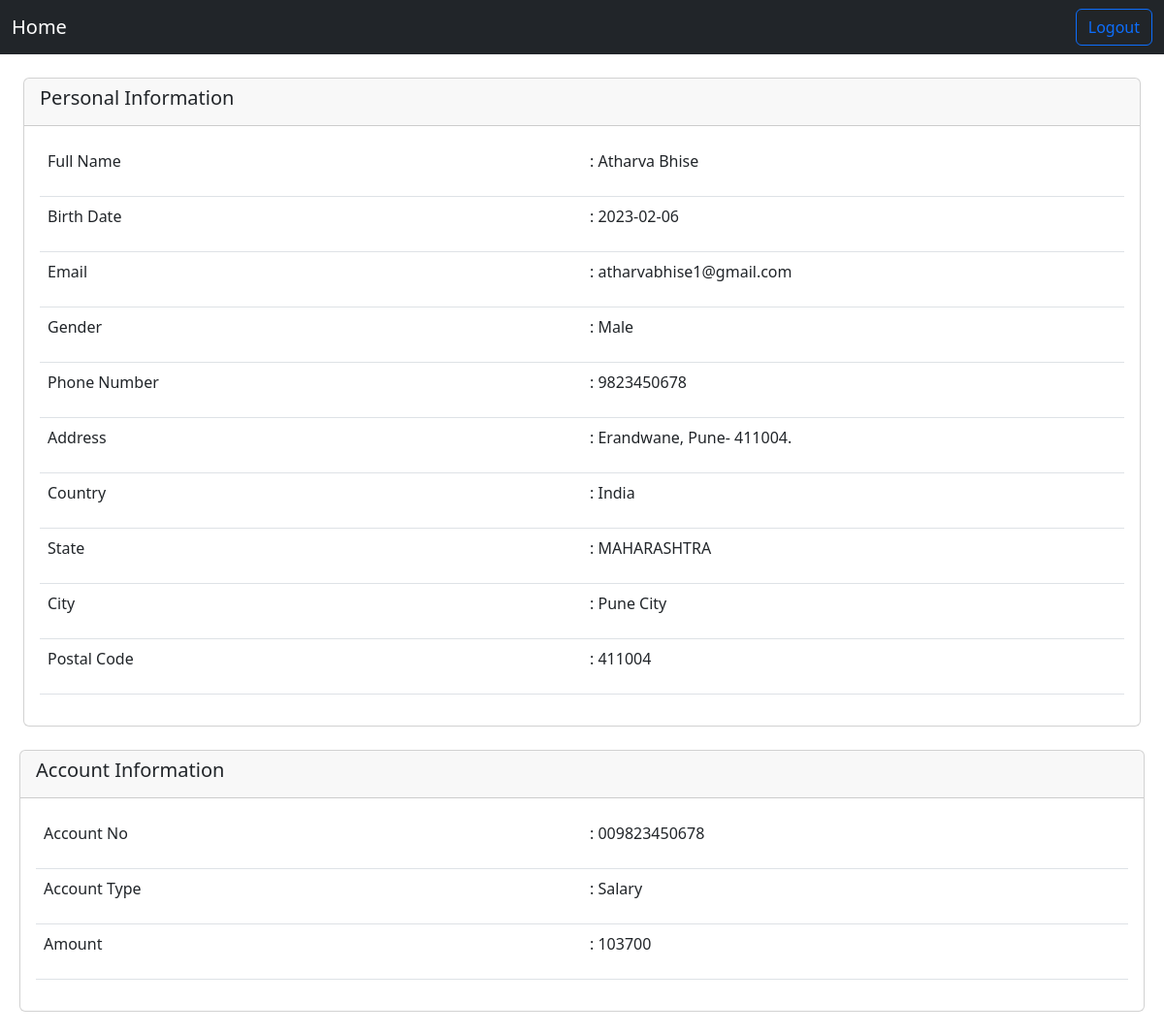
Page /TranInfo/MyInformation (signed in) on the committed database.
### app/models.py (models this page shows)
class UserData(db.Model):
    id = db.Column(db.Integer, primary_key=True)
    username = db.Column(db.String(100), nullable=False)
    bdate = db.Column(db.String(100), nullable=False)
    email = db.Column(db.String(100), nullable=False)
    gender = db.Column(db.String(100), nullable=False)
    phoneno = db.Column(db.String(20), unique=True, nullable=False)
    address = db.Column(db.String(100), nullable=False)
    country = db.Column(db.String(100), nullable=False)
    state = db.Column(db.String(100), nullable=False)
    city = db.Column(db.String(100), nullable=False)
    postalCode = db.Column(db.Integer, nullable=False)
    AccNo = db.Column(db.String(20), nullable=False)
    AccType = db.Column(db.String(100), nullable=False)
    AccPin = db.Column(db.Integer, nullable=False)
    password = db.Column(db.String(100), nullable=False)

class BalanceData(db.Model):
    id = db.Column(db.Integer, primary_key=True)
    AccNo = db.Column(db.String(20), nullable=False)
    amount = db.Column(db.String(20), nullable=False)
    AccType = db.Column(db.String(100), nullable=False)

### TransactionAndInformation/routes.py (the view)
@tranAndInfo.route('/MyInformation', methods=['POST', 'GET'])
def showInfo():
    if 'LoggedIn' in session:
        if session['LoggedIn']:
            id = session['id']
            data = getAllData(id)
            return render_template('MyInformation.html', data = data)

### TransactionAndInformation/routes.py (called while the page is built)
def getAllData(aid):
    result1 = UserData.query.get(aid)
    result2 = BalanceData.query.get(aid)
    data = {
        'username': result1.username,
        'bdate': result1.bdate,
        'email': result1.email,
        'gender': result1.gender,
        'phoneno': result1.phoneno,
        'address': result1.address,
        'country': result1.country,
        'state': result1.state,
        'city': result1.city,
        'postalCode': result1.postalCode,
        'acc_no': result2.AccNo,
        'amount': result2.amount,
        'acc_type': result2.AccType
    }
    return data

### TransactionAndInformation/templates/MyInformation.html
{% extends "layout.html" %}
{% block content %}
<div>
    <nav class="navbar navbar-expand-lg bg-dark" data-bs-theme="dark">
        <div class="container-fluid">
            <a class="navbar-brand" href="{{ url_for('Dashboard.Dashboard') }}" >Home</a>
            <form class="d-flex" role="search" action="/TranInfo/Logout" method="post">
                <button class="btn btn-outline-primary" type="submit">Logout</button>
            </form>
        </div>
    </nav>
</div>
<div class="mt-2">
    <div>
        <div class="card m-4">
            <div class="card-header">
                <h5>Personal Information</h5>
            </div>
            <div class="card-body text-center">
                <table class="table text-start">
                    <tr>
                        <td class="col-6">
                            Full Name
                        </td>
                        <td class="col-6">
                            <p>: {{ data['username'] }}</p>
                        </td>
                    </tr>
                    <tr>
                        <td class="col-6">
                            Birth Date
                        </td>
                        <td class="col-6">
                            <p>: {{ data['bdate'] }}</p>
                        </td>
                    </tr>
                    <tr>
                        <td class="col-6">
                            Email
                        </td>
                        <td class="col-6">
                            <p>: {{ data['email'] }}</p>
                        </td>
                    </tr>
                    <tr>
                        <td class="col-6">
                            Gender
                        </td>
                        <td class="col-6">
                            <p>: {{ data['gender'] }}</p>
                        </td>
                    </tr>
                    <tr>
                        <td class="col-6">
                            Phone Number
                        </td>
                        <td class="col-6">
                            <p>: {{ data['phoneno'] }}</p>
                        </td>
                    </tr>
                    <tr>
                        <td class="col-6">
                            Address
                        </td>
                        <td class="col-6">
                            <p>: {{ data['address'] }}</p>
                        </td>
                    </tr>
                    <tr>
                        <td class="col-6">
                            Country
                        </td>
                        <td class="col-6">
                            <p>: {{ data['country'] }}</p>
                        </td>
                    </tr>
                    <tr>
                        <td class="col-6">
                            State
                        </td>
                        <td class="col-6">
                            <p>: {{ data['state'] }}</p>
                        </td>
                    </tr>
                    <tr>
                        <td class="col-6">
                            City
                        </td>
                        <td class="col-6">
                            <p>: {{ data['city'] }}</p>
                        </td>
                    </tr>
                    <tr>
                        <td class="col-6">
                            Postal Code
                        </td>
                        <td class="col-6">
                            <p>: {{ data['postalCode'] }}</p>
                        </td>
                    </tr>
                </table>
            </div>
        </div>
    </div>
</div>
<div class="container-fluid">
    <div class="card m-2 mb-4">
        <div class="card-header">
            <h5>Account Information</h5>
        </div>
        <div class="card-body text-center">
            <table class="table text-start">
                <tr>
                    <td class="col-6">
                        Account No
                    </td>
                    <td class="col-6">
                        <p>: {{ data['acc_no'] }}</p>
                    </td>
                </tr>
                <tr>
                    <td class="col-6">
                        Account Type
                    </td>
                    <td class="col-6">
                        <p>: {{ data['acc_type'] }}</p>
                    </td>
                </tr>
                <tr>
                    <td class="col-6">
                        Amount
                    </td>
                    <td class="col-6">
                        <p>: {{ data['amount'] }}</p>
                    </td>
                </tr>
            </table>
        </div>
    </div>
</div>
{% endblock content %}

### rows in the picture
UserData: username "Atharva Bhise", bdate "2023-02-06", email "atharvabhise1@gmail.com", gender "Male", phoneno "9823450678", address "Erandwane, Pune- 411004.", country "India", state "MAHARASHTRA", city "Pune City", postalCode "411004"
BalanceData: acc_no "009823450678", acc_type "Salary", amount "103700"
